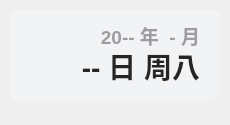
<?xml version="1.0" encoding="UTF-8"?>
<ui version="4.0">
 <class>Theme</class>
 <widget class="QWidget" name="Form">
  <property name="geometry">
   <rect>
    <x>0</x>
    <y>0</y>
    <width>230</width>
    <height>125</height>
   </rect>
  </property>
  <property name="minimumSize">
   <size>
    <width>0</width>
    <height>0</height>
   </size>
  </property>
  <property name="maximumSize">
   <size>
    <width>16777215</width>
    <height>65536</height>
   </size>
  </property>
  <property name="windowTitle">
   <string>时间</string>
  </property>
  <widget class="QLabel" name="date_text">
   <property name="geometry">
    <rect>
     <x>20</x>
     <y>20</y>
     <width>180</width>
     <height>31</height>
    </rect>
   </property>
   <property name="font">
    <font>
     <family>Microsoft YaHei UI</family>
     <pointsize>14</pointsize>
     <bold>true</bold>
    </font>
   </property>
   <property name="styleSheet">
    <string notr="true">color: rgba(0, 0, 0, 90);
font-weight: bold;</string>
   </property>
   <property name="text">
    <string>20-- 年  - 月</string>
   </property>
   <property name="textFormat">
    <enum>Qt::PlainText</enum>
   </property>
   <property name="alignment">
    <set>Qt::AlignRight|Qt::AlignTrailing|Qt::AlignVCenter</set>
   </property>
  </widget>
  <widget class="QLabel" name="day_text">
   <property name="geometry">
    <rect>
     <x>30</x>
     <y>40</y>
     <width>170</width>
     <height>51</height>
    </rect>
   </property>
   <property name="font">
    <font>
     <family>Microsoft YaHei UI</family>
     <pointsize>21</pointsize>
     <bold>true</bold>
    </font>
   </property>
   <property name="styleSheet">
    <string notr="true">border: none;
color: rgba(37, 37, 37, 255);
font-weight: bold</string>
   </property>
   <property name="text">
    <string>-- 日 周八</string>
   </property>
   <property name="textFormat">
    <enum>Qt::PlainText</enum>
   </property>
   <property name="alignment">
    <set>Qt::AlignRight|Qt::AlignTrailing|Qt::AlignVCenter</set>
   </property>
  </widget>
  <widget class="QLabel" name="backgnd">
   <property name="geometry">
    <rect>
     <x>10</x>
     <y>10</y>
     <width>210</width>
     <height>91</height>
    </rect>
   </property>
   <property name="styleSheet">
    <string notr="true">background-color: rgba(242, 243, 245, 255);
border-radius: 8px</string>
   </property>
   <property name="text">
    <string/>
   </property>
  </widget>
  <zorder>backgnd</zorder>
  <zorder>date_text</zorder>
  <zorder>day_text</zorder>
 </widget>
 <resources/>
 <connections/>
</ui>
